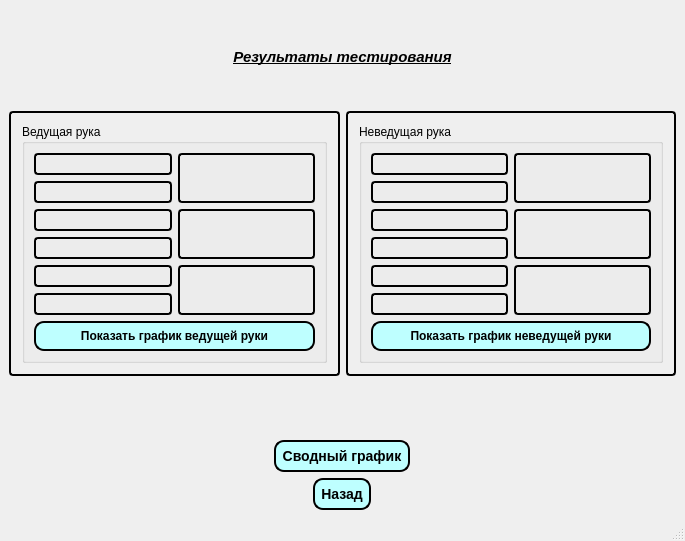
<?xml version="1.0" encoding="UTF-8"?>
<ui version="4.0">
 <class>RezTestStud</class>
 <widget class="QMainWindow" name="RezTestStud">
  <property name="geometry">
   <rect>
    <x>0</x>
    <y>0</y>
    <width>685</width>
    <height>541</height>
   </rect>
  </property>
  <property name="windowTitle">
   <string>MainWindow</string>
  </property>
  <widget class="QWidget" name="centralwidget">
   <layout class="QGridLayout" name="gridLayout_5">
    <item row="1" column="0">
     <layout class="QHBoxLayout" name="horizontalLayout_21">
      <item>
       <widget class="QFrame" name="frame_2">
        <property name="styleSheet">
         <string notr="true"> QFrame, QLabel, QToolTip {
     border: 2px solid black;
     border-radius: 4px;
     padding: 2px;
     background-image: url(images/welcome.png);
 }</string>
        </property>
        <property name="frameShape">
         <enum>QFrame::StyledPanel</enum>
        </property>
        <property name="frameShadow">
         <enum>QFrame::Raised</enum>
        </property>
        <layout class="QGridLayout" name="gridLayout_3">
         <item row="0" column="0">
          <widget class="QGroupBox" name="groupBox">
           <property name="styleSheet">
            <string notr="true"/>
           </property>
           <property name="title">
            <string>Ведущая рука</string>
           </property>
           <layout class="QGridLayout" name="gridLayout">
            <item row="0" column="0">
             <layout class="QVBoxLayout" name="verticalLayout_3">
              <item>
               <layout class="QHBoxLayout" name="horizontalLayout_10">
                <item>
                 <layout class="QVBoxLayout" name="verticalLayout">
                  <item>
                   <layout class="QHBoxLayout" name="horizontalLayout">
                    <item>
                     <widget class="QLabel" name="label_8">
                      <property name="text">
                       <string/>
                      </property>
                     </widget>
                    </item>
                   </layout>
                  </item>
                  <item>
                   <layout class="QHBoxLayout" name="horizontalLayout_2">
                    <item>
                     <widget class="QLabel" name="label_9">
                      <property name="text">
                       <string/>
                      </property>
                     </widget>
                    </item>
                   </layout>
                  </item>
                  <item>
                   <layout class="QHBoxLayout" name="horizontalLayout_3">
                    <item>
                     <widget class="QLabel" name="label_10">
                      <property name="text">
                       <string/>
                      </property>
                     </widget>
                    </item>
                   </layout>
                  </item>
                  <item>
                   <layout class="QHBoxLayout" name="horizontalLayout_4">
                    <item>
                     <widget class="QLabel" name="label_11">
                      <property name="text">
                       <string/>
                      </property>
                     </widget>
                    </item>
                   </layout>
                  </item>
                  <item>
                   <layout class="QHBoxLayout" name="horizontalLayout_5">
                    <item>
                     <widget class="QLabel" name="label_12">
                      <property name="text">
                       <string/>
                      </property>
                     </widget>
                    </item>
                   </layout>
                  </item>
                  <item>
                   <layout class="QHBoxLayout" name="horizontalLayout_6">
                    <item>
                     <widget class="QLabel" name="label_13">
                      <property name="text">
                       <string/>
                      </property>
                     </widget>
                    </item>
                   </layout>
                  </item>
                 </layout>
                </item>
                <item>
                 <layout class="QVBoxLayout" name="verticalLayout_2">
                  <item>
                   <layout class="QHBoxLayout" name="horizontalLayout_7">
                    <item>
                     <widget class="QLabel" name="label_17">
                      <property name="text">
                       <string/>
                      </property>
                     </widget>
                    </item>
                   </layout>
                  </item>
                  <item>
                   <layout class="QHBoxLayout" name="horizontalLayout_8">
                    <item>
                     <widget class="QLabel" name="label_18">
                      <property name="text">
                       <string/>
                      </property>
                     </widget>
                    </item>
                   </layout>
                  </item>
                  <item>
                   <layout class="QHBoxLayout" name="horizontalLayout_9">
                    <item>
                     <widget class="QLabel" name="label_19">
                      <property name="text">
                       <string/>
                      </property>
                     </widget>
                    </item>
                   </layout>
                  </item>
                 </layout>
                </item>
               </layout>
              </item>
              <item>
               <widget class="QPushButton" name="pushButton">
                <property name="styleSheet">
                 <string notr="true">QPushButton{
     background-color: rgb(190, 255, 255);
     border-style: outset;
     border-width: 2px;
     border-radius: 10px;
     border-color: black;
     font: bold 12px;
     min-width: 10em;
     padding: 6px;
 }
 QPushButton:pressed {
     background-color: rgb(0, 255, 238);
     border-style: inset;
 }</string>
                </property>
                <property name="text">
                 <string>Показать график ведущей руки</string>
                </property>
               </widget>
              </item>
             </layout>
            </item>
           </layout>
          </widget>
         </item>
        </layout>
       </widget>
      </item>
      <item>
       <widget class="QFrame" name="frame">
        <property name="styleSheet">
         <string notr="true"> QFrame, QLabel, QToolTip {
     border: 2px solid black;
     border-radius: 4px;
     padding: 2px;
     background-image: url(images/welcome.png);
 }</string>
        </property>
        <property name="frameShape">
         <enum>QFrame::StyledPanel</enum>
        </property>
        <property name="frameShadow">
         <enum>QFrame::Raised</enum>
        </property>
        <layout class="QGridLayout" name="gridLayout_4">
         <item row="0" column="0">
          <widget class="QGroupBox" name="groupBox_2">
           <property name="styleSheet">
            <string notr="true"/>
           </property>
           <property name="title">
            <string>Неведущая рука</string>
           </property>
           <layout class="QGridLayout" name="gridLayout_2">
            <item row="0" column="0">
             <layout class="QVBoxLayout" name="verticalLayout_4">
              <item>
               <layout class="QHBoxLayout" name="horizontalLayout_11">
                <item>
                 <layout class="QVBoxLayout" name="verticalLayout_5">
                  <item>
                   <layout class="QHBoxLayout" name="horizontalLayout_12">
                    <item>
                     <widget class="QLabel" name="label_21">
                      <property name="text">
                       <string/>
                      </property>
                     </widget>
                    </item>
                   </layout>
                  </item>
                  <item>
                   <layout class="QHBoxLayout" name="horizontalLayout_13">
                    <item>
                     <widget class="QLabel" name="label_23">
                      <property name="text">
                       <string/>
                      </property>
                     </widget>
                    </item>
                   </layout>
                  </item>
                  <item>
                   <layout class="QHBoxLayout" name="horizontalLayout_14">
                    <item>
                     <widget class="QLabel" name="label_25">
                      <property name="text">
                       <string/>
                      </property>
                     </widget>
                    </item>
                   </layout>
                  </item>
                  <item>
                   <layout class="QHBoxLayout" name="horizontalLayout_15">
                    <item>
                     <widget class="QLabel" name="label_27">
                      <property name="text">
                       <string/>
                      </property>
                     </widget>
                    </item>
                   </layout>
                  </item>
                  <item>
                   <layout class="QHBoxLayout" name="horizontalLayout_16">
                    <item>
                     <widget class="QLabel" name="label_29">
                      <property name="text">
                       <string/>
                      </property>
                     </widget>
                    </item>
                   </layout>
                  </item>
                  <item>
                   <layout class="QHBoxLayout" name="horizontalLayout_17">
                    <item>
                     <widget class="QLabel" name="label_31">
                      <property name="text">
                       <string/>
                      </property>
                     </widget>
                    </item>
                   </layout>
                  </item>
                 </layout>
                </item>
                <item>
                 <layout class="QVBoxLayout" name="verticalLayout_6">
                  <item>
                   <layout class="QHBoxLayout" name="horizontalLayout_18">
                    <item>
                     <widget class="QLabel" name="label_33">
                      <property name="text">
                       <string/>
                      </property>
                     </widget>
                    </item>
                   </layout>
                  </item>
                  <item>
                   <layout class="QHBoxLayout" name="horizontalLayout_19">
                    <item>
                     <widget class="QLabel" name="label_35">
                      <property name="text">
                       <string/>
                      </property>
                     </widget>
                    </item>
                   </layout>
                  </item>
                  <item>
                   <layout class="QHBoxLayout" name="horizontalLayout_20">
                    <item>
                     <widget class="QLabel" name="label_37">
                      <property name="text">
                       <string/>
                      </property>
                     </widget>
                    </item>
                   </layout>
                  </item>
                 </layout>
                </item>
               </layout>
              </item>
              <item>
               <widget class="QPushButton" name="pushButton_2">
                <property name="styleSheet">
                 <string notr="true">QPushButton{
     background-color: rgb(190, 255, 255);
     border-style: outset;
     border-width: 2px;
     border-radius: 10px;
     border-color: black;
     font: bold 12px;
     min-width: 10em;
     padding: 6px;
 }
 QPushButton:pressed {
     background-color: rgb(0, 255, 238);
     border-style: inset;
 }</string>
                </property>
                <property name="text">
                 <string>Показать график неведущей руки</string>
                </property>
               </widget>
              </item>
             </layout>
            </item>
           </layout>
          </widget>
         </item>
        </layout>
       </widget>
      </item>
     </layout>
    </item>
    <item row="2" column="0">
     <widget class="QLabel" name="label_38">
      <property name="font">
       <font>
        <pointsize>14</pointsize>
       </font>
      </property>
      <property name="text">
       <string>&lt;html&gt;&lt;head/&gt;&lt;body&gt;&lt;p align=&quot;center&quot;&gt;&lt;br/&gt;&lt;/p&gt;&lt;/body&gt;&lt;/html&gt;</string>
      </property>
     </widget>
    </item>
    <item row="3" column="0">
     <layout class="QVBoxLayout" name="verticalLayout_7">
      <item alignment="Qt::AlignHCenter">
       <widget class="QPushButton" name="pushButton_3">
        <property name="styleSheet">
         <string notr="true">QPushButton{
     background-color: rgb(190, 255, 255);
     border-style: outset;
     border-width: 2px;
     border-radius: 10px;
     border-color: black;
     font: bold 14px;
     min-width: 10em;
     padding: 6px;
 }
 QPushButton:pressed {
     background-color: rgb(0, 255, 238);
     border-style: inset;
 }</string>
        </property>
        <property name="text">
         <string>Сводный график</string>
        </property>
       </widget>
      </item>
      <item alignment="Qt::AlignHCenter">
       <widget class="QPushButton" name="pushButton_4">
        <property name="styleSheet">
         <string notr="true">QPushButton{
     background-color: rgb(190, 255, 255);
     border-style: outset;
     border-width: 2px;
     border-radius: 10px;
     border-color: black;
     font: bold 14px;
     min-width: 10em;
     padding: 6px;
 }
 QPushButton:pressed {
     background-color: rgb(0, 255, 238);
     border-style: inset;
 }</string>
        </property>
        <property name="text">
         <string>Назад</string>
        </property>
       </widget>
      </item>
     </layout>
    </item>
    <item row="0" column="0">
     <widget class="QLabel" name="label">
      <property name="minimumSize">
       <size>
        <width>0</width>
        <height>96</height>
       </size>
      </property>
      <property name="text">
       <string>&lt;html&gt;&lt;head/&gt;&lt;body&gt;&lt;p align=&quot;center&quot;&gt;&lt;span style=&quot; font-size:11pt; font-weight:600; font-style:italic; text-decoration: underline;&quot;&gt;Результаты тестирования&lt;/span&gt;&lt;/p&gt;&lt;/body&gt;&lt;/html&gt;</string>
      </property>
     </widget>
    </item>
   </layout>
  </widget>
  <widget class="QStatusBar" name="statusbar"/>
 </widget>
 <resources/>
 <connections/>
</ui>
